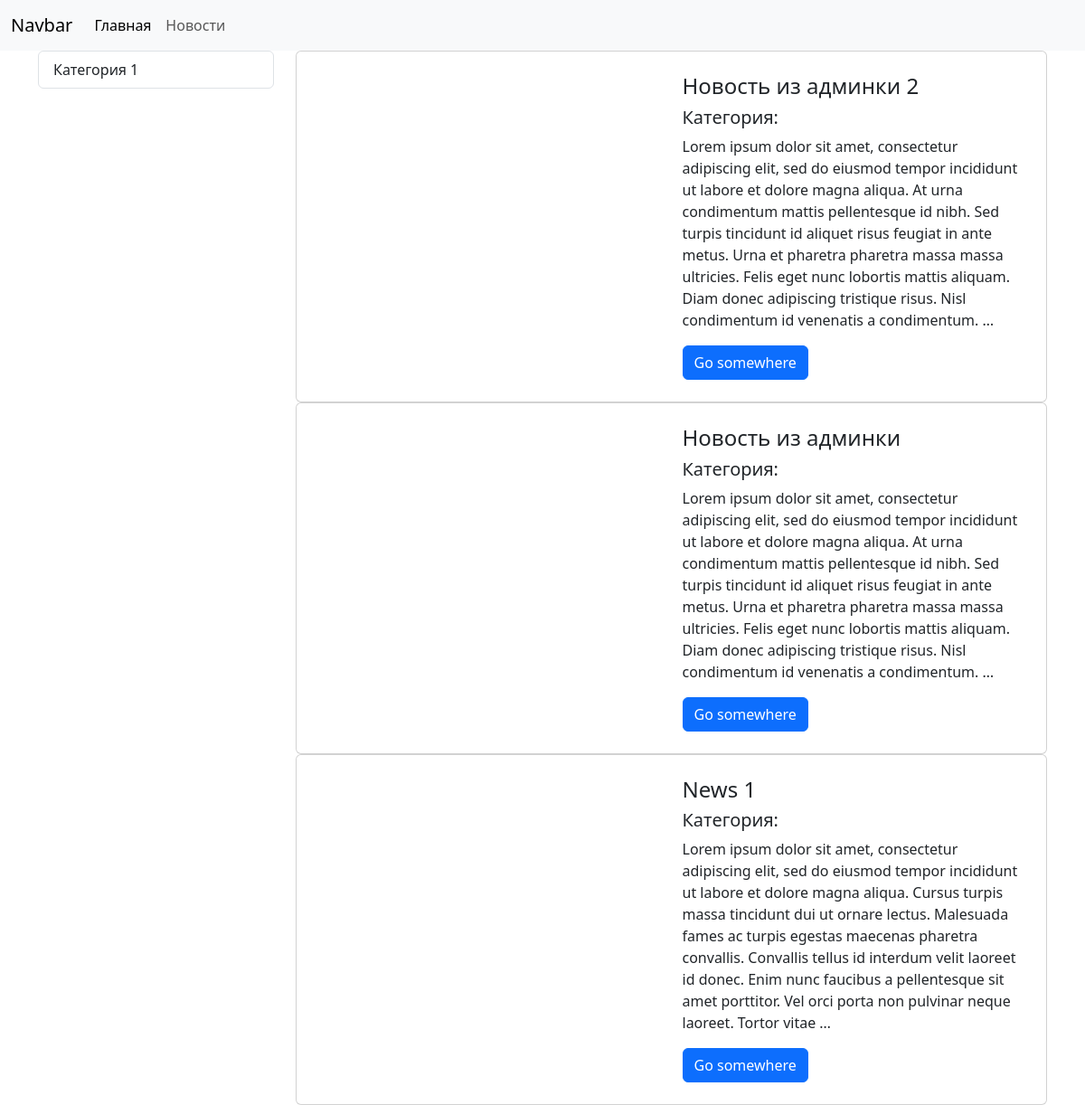
The app's page /, older data.
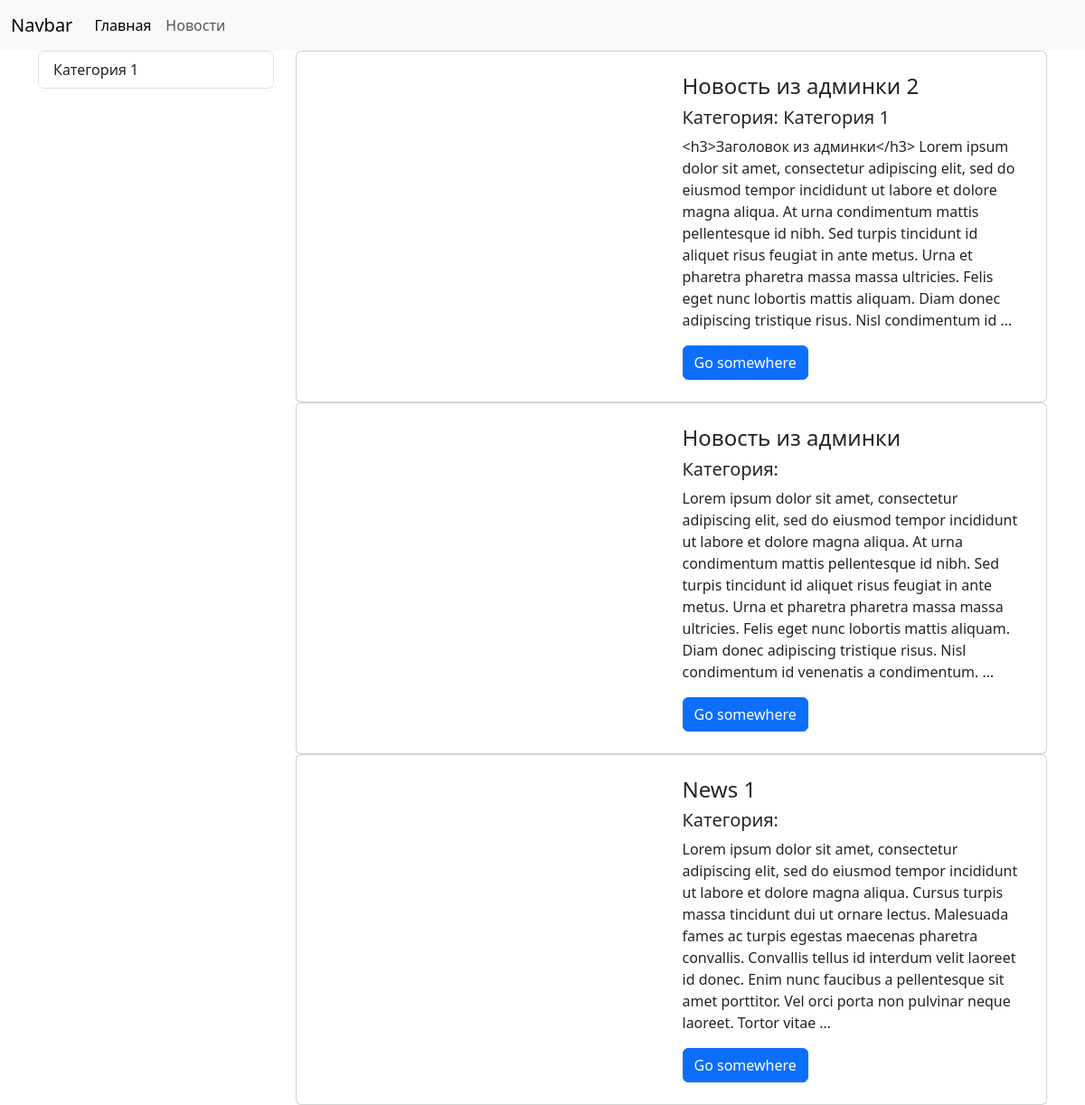
The same page, newer data.
### newsApp/models.py (models this page shows)
class News(models.Model):
    id = models.BigAutoField(auto_created=True, primary_key=True, serialize=False, verbose_name='ID')
    title = models.CharField(max_length=150, verbose_name='Заголовок')
    content = models.TextField(blank=True, verbose_name='Текст')
    created_at = models.DateTimeField(auto_now_add=True, verbose_name='Создано')
    updated_at = models.DateTimeField(auto_now=True, verbose_name='Обновлено')
    photo = models.ImageField(upload_to='media/%Y/%m/%d', verbose_name='Картинка')
    is_published = models.BooleanField(default=True, verbose_name='Опубликовано?')
    category = models.ForeignKey("Category", on_delete=models.PROTECT, null=True)
    class Meta:
        verbose_name_plural='Новости'
        verbose_name='Новость'
        ordering=['-created_at']

class Category(models.Model):
    title = models.CharField(max_length=150, db_index=True, verbose_name='Название')
    class Meta:
        verbose_name='Категория'
        verbose_name_plural='Категории'
        ordering=['title']

### newsApp/views.py (the view)
# urls.py: path('', index, name="Home"),
def index(request):
    news = News.objects.all()
    _context = {
        'title': 'Список новостей',
        'news': news,
        "categories": Category.objects.all()
    }
    return render(request, 'index.html', context=_context)

### newsApp/templates/index.html (shortened to what this page needs)
{% extends "base.html" %}
  {% block content %}
  <div class="news__content col-9">
    {% for item in news %}
    <div class="card p-4">
      <div class="row align-items-center">
        <div class="col-6">
        </div>
        <div class="col-6">
          <h4>{{item.title}}</h4>
          <h5>Категория: {{item.category.title}}</h5>
          <p>{{item.content|truncatewords:60}}</p>
          <button class="btn btn-primary me-auto">Go somewhere</button>
        </div>
      </div>
    </div>
    {% endfor %}
  </div>
  {% endblock content %}

Row changes from the older to the newer data that the page shows:
changed News "Новость из админки 2": category (not shown) → "Категория 1"; content "Lorem ipsum dolor sit amet, consectetur adipiscing elit, sed do eiusmod tempor incididunt ut labore et dolore magna aliqua. At urna condimentum mattis pellentesque id nibh. Sed turpis tincidunt id aliquet risus feugiat in ante metus. Urna et pharetra pharetra massa massa ultricies. Felis eget nunc lobortis mattis aliquam. Diam donec adipiscing tristique risus. Nisl condimentum id venenatis a condimentum. …" → "<h3>Заголовок из админки</h3> Lorem ipsum dolor sit amet, consectetur adipiscing elit, sed do eiusmod tempor incididunt ut labore et dolore magna aliqua. At urna condimentum mattis pellentesque id nibh. Sed turpis tincidunt id aliquet risus feugiat in ante metus. Urna et pharetra pharetra massa massa ultricies. Felis eget nunc lobortis mattis aliquam. Diam donec adipiscing tristique risus. Nisl condimentum id …"
